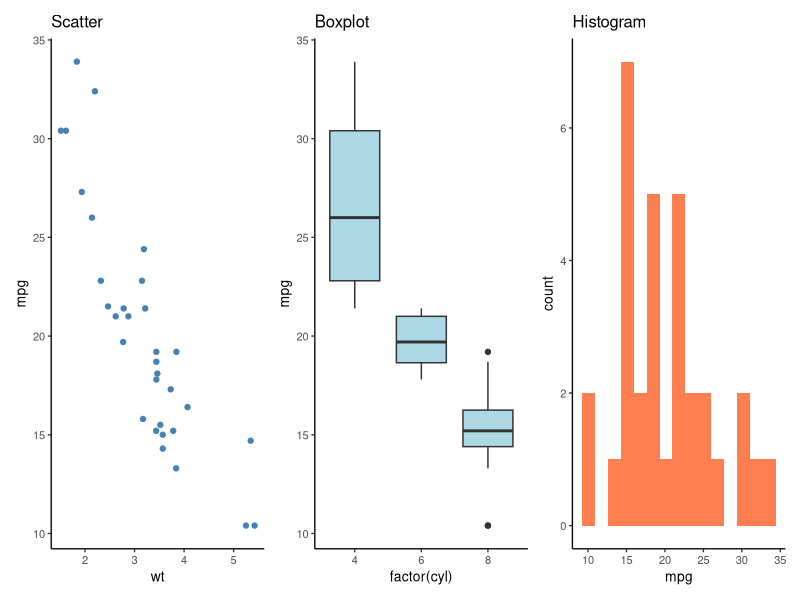
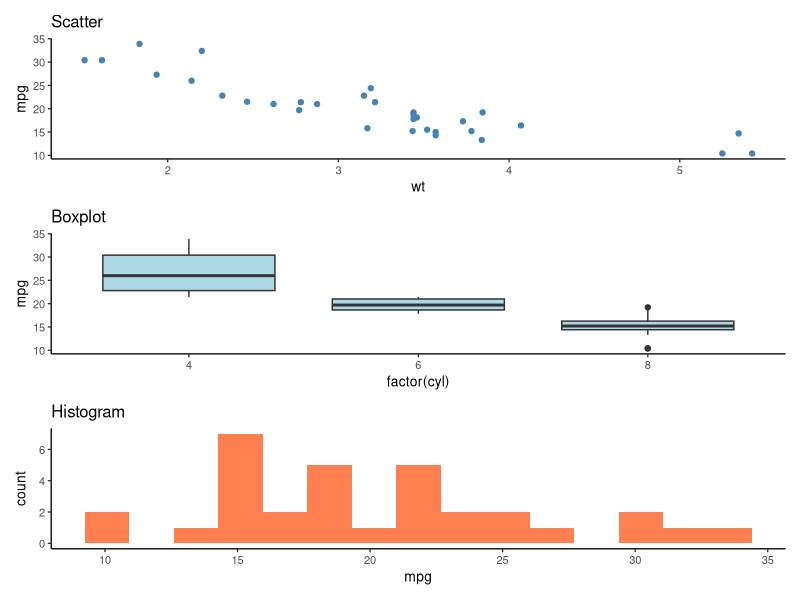
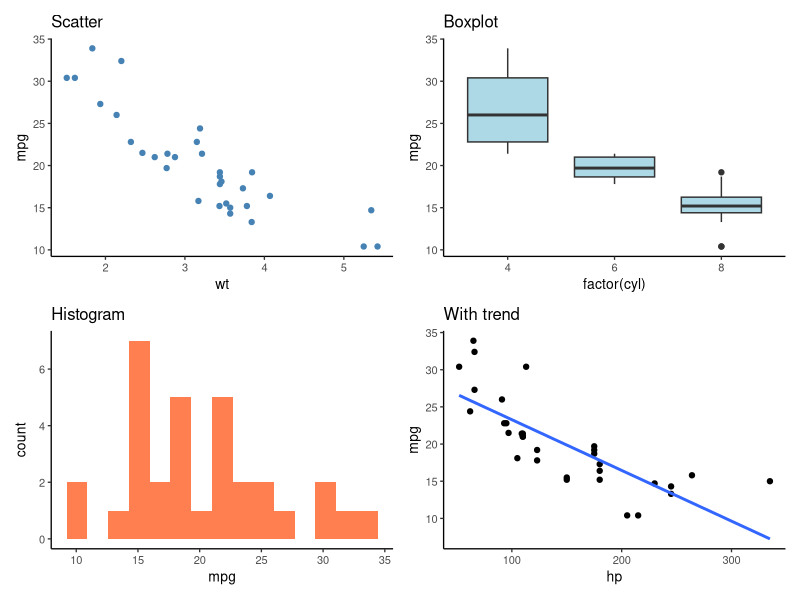
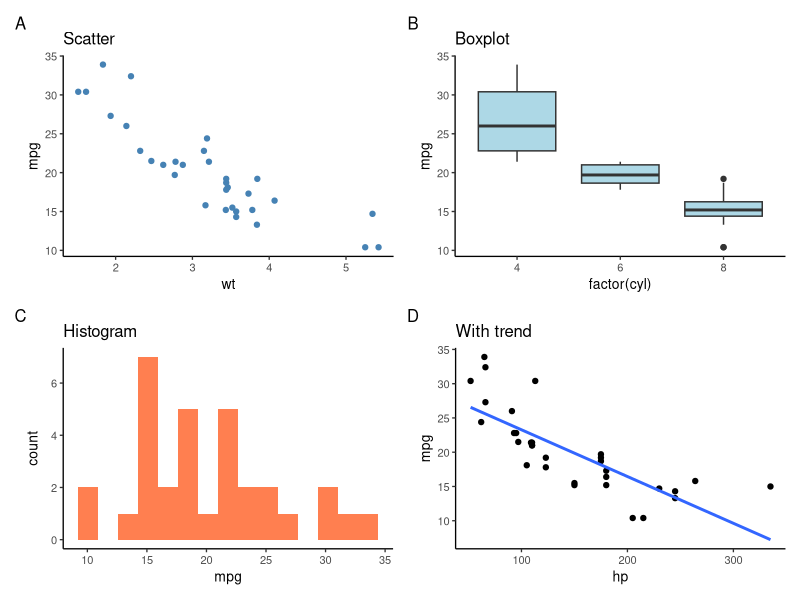
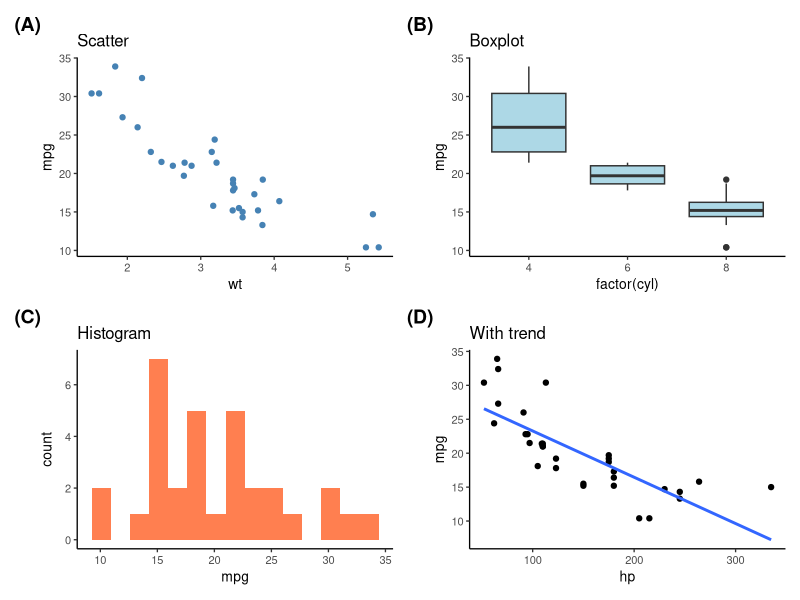
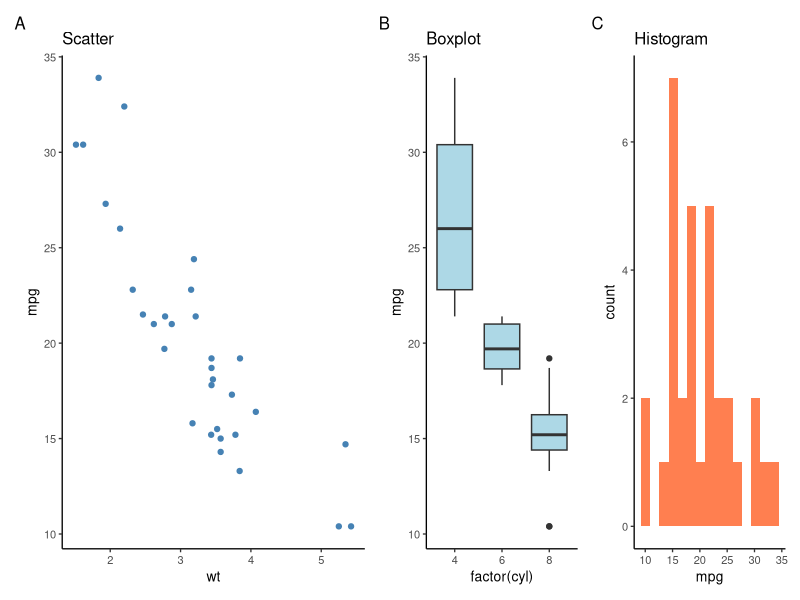
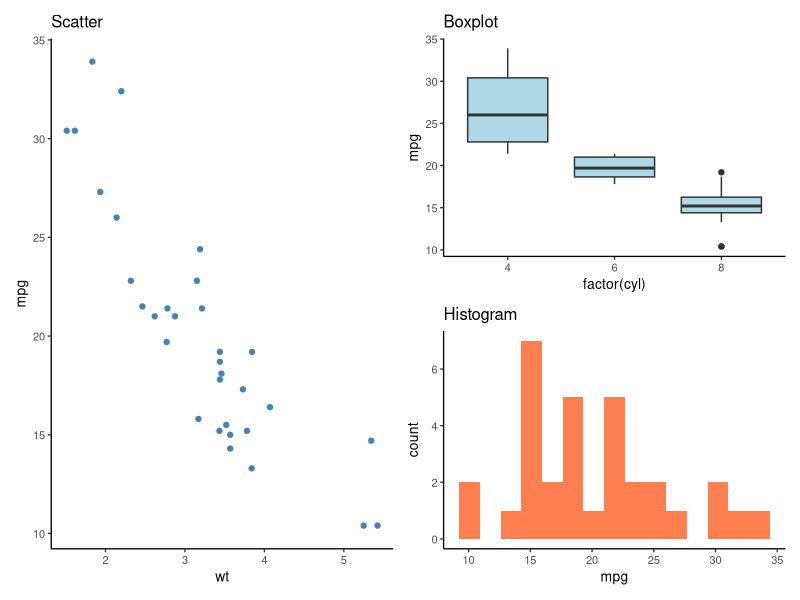
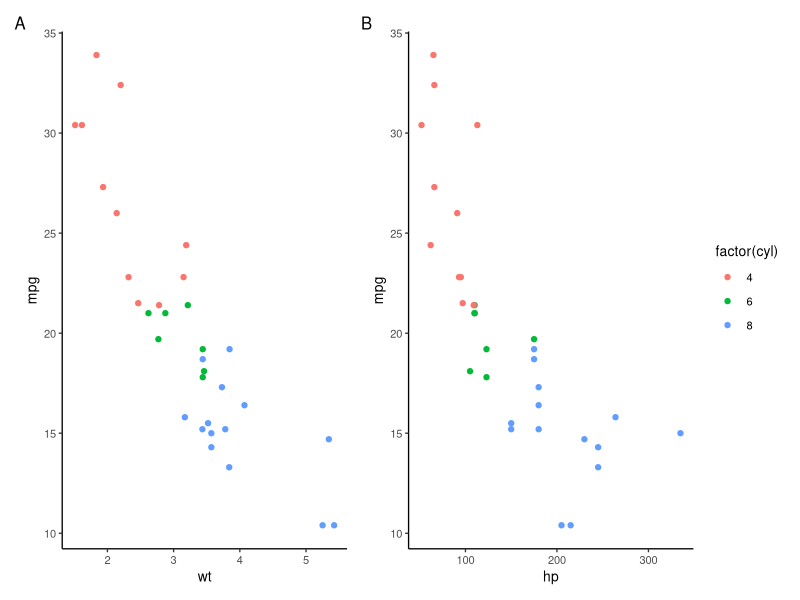

The R script that drew these images, in order:
## ---- chunk 1
#| label: setup-patchwork
#| echo: false
#| eval: true
#| message: false

library(ggplot2)
library(patchwork)

# Create sample plots
p1 <- ggplot(mtcars, aes(wt, mpg)) +
  geom_point(color = "steelblue") +
  labs(title = "Scatter") +
  theme_classic(base_size = 10)

p2 <- ggplot(mtcars, aes(factor(cyl), mpg)) +
  geom_boxplot(fill = "lightblue") +
  labs(title = "Boxplot") +
  theme_classic(base_size = 10)

p3 <- ggplot(mtcars, aes(mpg)) +
  geom_histogram(bins = 15, fill = "coral") +
  labs(title = "Histogram") +
  theme_classic(base_size = 10)

p4 <- ggplot(mtcars, aes(hp, mpg)) +
  geom_point() + geom_smooth(method = "lm", se = FALSE) +
  labs(title = "With trend") +
  theme_classic(base_size = 10)
## ---- chunk 2
#| label: patchwork-horizontal
#| echo: true
#| eval: true
#| fig-width: 10
#| fig-height: 4

library(patchwork)

p1 | p2 | p3
## ---- chunk 3
#| label: patchwork-vertical
#| echo: true
#| eval: true
#| fig-width: 6
#| fig-height: 8

p1 / p2 / p3
## ---- chunk 4
#| label: patchwork-grid
#| echo: true
#| eval: true
#| fig-width: 10
#| fig-height: 8

(p1 | p2) / (p3 | p4)
## ---- chunk 5
#| label: patchwork-labels
#| echo: true
#| eval: true
#| fig-width: 10
#| fig-height: 8

(p1 | p2) / (p3 | p4) +
  plot_annotation(tag_levels = 'A')
## ---- chunk 6
#| label: patchwork-labels-custom
#| echo: true
#| eval: true
#| fig-width: 10
#| fig-height: 8

(p1 | p2) / (p3 | p4) +
  plot_annotation(
    tag_levels = 'A',
    tag_prefix = '(',
    tag_suffix = ')'
  ) &
  theme(plot.tag = element_text(face = 'bold', size = 14))
## ---- chunk 7
#| label: patchwork-widths
#| echo: true
#| eval: true
#| fig-width: 12
#| fig-height: 5

# First plot takes 2x width
p1 + p2 + p3 +
  plot_layout(widths = c(2, 1, 1)) +
  plot_annotation(tag_levels = 'A')
## ---- chunk 8
#| label: patchwork-nested
#| echo: true
#| eval: true
#| fig-width: 10
#| fig-height: 6

# Large plot on left, two stacked on right
p1 | (p2 / p3) +
  plot_annotation(tag_levels = 'A')
## ---- chunk 9
#| label: patchwork-legend
#| echo: true
#| eval: true
#| fig-width: 10
#| fig-height: 5

# Create plots with same color mapping
pa <- ggplot(mtcars, aes(wt, mpg, color = factor(cyl))) +
  geom_point() + theme_classic(base_size = 10)
pb <- ggplot(mtcars, aes(hp, mpg, color = factor(cyl))) +
  geom_point() + theme_classic(base_size = 10)

pa + pb +
  plot_layout(guides = 'collect') +
  plot_annotation(tag_levels = 'A')
## ---- chunk 10
#| label: patchwork-axes-demo
#| echo: true
#| eval: true
#| fig-width: 6
#| fig-height: 3

# Share y-axes for side-by-side plots
(p1 | p2) + plot_layout(axes = "collect_y")
## ---- chunk 11
#| label: patchwork-axes-demo-complex
#| echo: true
#| eval: true
#| fig-width: 6
#| fig-height: 4

# Complex: collect within groups first
((p1 | p2) + plot_layout(axes = "collect_y")) /
 (p3 | p4)
